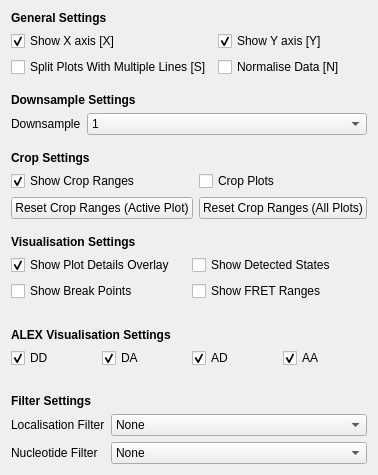
<?xml version="1.0" encoding="UTF-8"?>
<ui version="4.0">
 <class>Form</class>
 <widget class="QWidget" name="Form">
  <property name="geometry">
   <rect>
    <x>0</x>
    <y>0</y>
    <width>339</width>
    <height>475</height>
   </rect>
  </property>
  <property name="sizePolicy">
   <sizepolicy hsizetype="MinimumExpanding" vsizetype="MinimumExpanding">
    <horstretch>0</horstretch>
    <verstretch>0</verstretch>
   </sizepolicy>
  </property>
  <property name="windowTitle">
   <string>Form</string>
  </property>
  <layout class="QVBoxLayout" name="verticalLayout">
   <item>
    <widget class="QLabel" name="label">
     <property name="font">
      <font>
       <weight>75</weight>
       <bold>true</bold>
      </font>
     </property>
     <property name="text">
      <string>General Settings</string>
     </property>
    </widget>
   </item>
   <item>
    <layout class="QGridLayout" name="gridLayout_16">
     <item row="1" column="1">
      <widget class="QCheckBox" name="plot_normalise">
       <property name="text">
        <string>Normalise Data [N]</string>
       </property>
      </widget>
     </item>
     <item row="1" column="0">
      <widget class="QCheckBox" name="plot_split_lines">
       <property name="text">
        <string>Split Plots With Multiple Lines [S]</string>
       </property>
      </widget>
     </item>
     <item row="0" column="0">
      <widget class="QCheckBox" name="plot_showx">
       <property name="text">
        <string>Show X axis [X]</string>
       </property>
       <property name="checked">
        <bool>true</bool>
       </property>
      </widget>
     </item>
     <item row="0" column="1">
      <widget class="QCheckBox" name="plot_showy">
       <property name="text">
        <string>Show Y axis [Y]</string>
       </property>
       <property name="checked">
        <bool>true</bool>
       </property>
      </widget>
     </item>
    </layout>
   </item>
   <item>
    <spacer name="verticalSpacer">
     <property name="orientation">
      <enum>Qt::Vertical</enum>
     </property>
     <property name="sizeType">
      <enum>QSizePolicy::Minimum</enum>
     </property>
     <property name="sizeHint" stdset="0">
      <size>
       <width>20</width>
       <height>10</height>
      </size>
     </property>
    </spacer>
   </item>
   <item>
    <widget class="QLabel" name="label_6">
     <property name="font">
      <font>
       <weight>75</weight>
       <bold>true</bold>
      </font>
     </property>
     <property name="text">
      <string>Downsample Settings</string>
     </property>
    </widget>
   </item>
   <item>
    <layout class="QFormLayout" name="formLayout_2">
     <item row="0" column="0">
      <widget class="QLabel" name="label_7">
       <property name="text">
        <string>Downsample</string>
       </property>
      </widget>
     </item>
     <item row="0" column="1">
      <widget class="QComboBox" name="plot_downsample">
       <item>
        <property name="text">
         <string>1</string>
        </property>
       </item>
       <item>
        <property name="text">
         <string>2</string>
        </property>
       </item>
       <item>
        <property name="text">
         <string>3</string>
        </property>
       </item>
       <item>
        <property name="text">
         <string>4</string>
        </property>
       </item>
       <item>
        <property name="text">
         <string>5</string>
        </property>
       </item>
       <item>
        <property name="text">
         <string>10</string>
        </property>
       </item>
      </widget>
     </item>
    </layout>
   </item>
   <item>
    <spacer name="verticalSpacer_5">
     <property name="orientation">
      <enum>Qt::Vertical</enum>
     </property>
     <property name="sizeType">
      <enum>QSizePolicy::Minimum</enum>
     </property>
     <property name="sizeHint" stdset="0">
      <size>
       <width>20</width>
       <height>10</height>
      </size>
     </property>
    </spacer>
   </item>
   <item>
    <widget class="QLabel" name="label_4">
     <property name="font">
      <font>
       <weight>75</weight>
       <bold>true</bold>
      </font>
     </property>
     <property name="text">
      <string>Crop Settings</string>
     </property>
    </widget>
   </item>
   <item>
    <layout class="QGridLayout" name="gridLayout">
     <item row="1" column="0">
      <widget class="QPushButton" name="crop_reset_active">
       <property name="text">
        <string>Reset Crop Ranges (Active Plot)</string>
       </property>
      </widget>
     </item>
     <item row="1" column="1">
      <widget class="QPushButton" name="crop_reset_all">
       <property name="text">
        <string>Reset Crop Ranges (All Plots)</string>
       </property>
      </widget>
     </item>
     <item row="0" column="0">
      <widget class="QCheckBox" name="show_crop_range">
       <property name="text">
        <string>Show Crop Ranges</string>
       </property>
       <property name="checked">
        <bool>true</bool>
       </property>
      </widget>
     </item>
     <item row="0" column="1">
      <widget class="QCheckBox" name="crop_plots">
       <property name="text">
        <string>Crop Plots</string>
       </property>
      </widget>
     </item>
    </layout>
   </item>
   <item>
    <spacer name="verticalSpacer_3">
     <property name="orientation">
      <enum>Qt::Vertical</enum>
     </property>
     <property name="sizeType">
      <enum>QSizePolicy::Minimum</enum>
     </property>
     <property name="sizeHint" stdset="0">
      <size>
       <width>20</width>
       <height>10</height>
      </size>
     </property>
    </spacer>
   </item>
   <item>
    <widget class="QLabel" name="label_2">
     <property name="font">
      <font>
       <weight>75</weight>
       <bold>true</bold>
      </font>
     </property>
     <property name="text">
      <string>Visualisation Settings</string>
     </property>
    </widget>
   </item>
   <item>
    <layout class="QGridLayout" name="gridLayout_25">
     <item row="0" column="0">
      <widget class="QCheckBox" name="show_plot_details">
       <property name="text">
        <string>Show Plot Details Overlay</string>
       </property>
       <property name="checked">
        <bool>true</bool>
       </property>
      </widget>
     </item>
     <item row="0" column="1">
      <widget class="QCheckBox" name="show_detected_states">
       <property name="text">
        <string>Show Detected States</string>
       </property>
       <property name="checked">
        <bool>false</bool>
       </property>
      </widget>
     </item>
     <item row="1" column="0">
      <widget class="QCheckBox" name="show_breakpoints">
       <property name="text">
        <string>Show Break Points</string>
       </property>
       <property name="checked">
        <bool>false</bool>
       </property>
      </widget>
     </item>
     <item row="1" column="1">
      <widget class="QCheckBox" name="show_correction_factor_ranges">
       <property name="text">
        <string>Show FRET Ranges</string>
       </property>
       <property name="checked">
        <bool>false</bool>
       </property>
      </widget>
     </item>
    </layout>
   </item>
   <item>
    <spacer name="verticalSpacer_2">
     <property name="orientation">
      <enum>Qt::Vertical</enum>
     </property>
     <property name="sizeType">
      <enum>QSizePolicy::MinimumExpanding</enum>
     </property>
     <property name="sizeHint" stdset="0">
      <size>
       <width>20</width>
       <height>10</height>
      </size>
     </property>
    </spacer>
   </item>
   <item>
    <widget class="QLabel" name="label_5">
     <property name="font">
      <font>
       <weight>75</weight>
       <bold>true</bold>
      </font>
     </property>
     <property name="text">
      <string>ALEX Visualisation Settings</string>
     </property>
    </widget>
   </item>
   <item>
    <layout class="QGridLayout" name="gridLayout_23">
     <item row="0" column="0">
      <widget class="QCheckBox" name="alex_show_DD">
       <property name="text">
        <string>DD</string>
       </property>
       <property name="checked">
        <bool>true</bool>
       </property>
      </widget>
     </item>
     <item row="0" column="2">
      <widget class="QCheckBox" name="alex_show_AD">
       <property name="text">
        <string>AD</string>
       </property>
       <property name="checked">
        <bool>true</bool>
       </property>
      </widget>
     </item>
     <item row="0" column="4">
      <widget class="QCheckBox" name="alex_show_AA">
       <property name="text">
        <string>AA</string>
       </property>
       <property name="checked">
        <bool>true</bool>
       </property>
      </widget>
     </item>
     <item row="0" column="1">
      <widget class="QCheckBox" name="alex_show_DA">
       <property name="text">
        <string>DA</string>
       </property>
       <property name="checked">
        <bool>true</bool>
       </property>
      </widget>
     </item>
    </layout>
   </item>
   <item>
    <spacer name="verticalSpacer_4">
     <property name="orientation">
      <enum>Qt::Vertical</enum>
     </property>
     <property name="sizeType">
      <enum>QSizePolicy::MinimumExpanding</enum>
     </property>
     <property name="sizeHint" stdset="0">
      <size>
       <width>20</width>
       <height>10</height>
      </size>
     </property>
    </spacer>
   </item>
   <item>
    <widget class="QLabel" name="label_3">
     <property name="font">
      <font>
       <weight>75</weight>
       <bold>true</bold>
      </font>
     </property>
     <property name="text">
      <string>Filter Settings</string>
     </property>
    </widget>
   </item>
   <item>
    <layout class="QFormLayout" name="formLayout">
     <item row="0" column="0">
      <widget class="QLabel" name="label_17">
       <property name="text">
        <string>Localisation Filter</string>
       </property>
      </widget>
     </item>
     <item row="0" column="1">
      <widget class="QComboBox" name="plot_user_filter">
       <item>
        <property name="text">
         <string>None</string>
        </property>
       </item>
       <item>
        <property name="text">
         <string>0</string>
        </property>
       </item>
       <item>
        <property name="text">
         <string>1</string>
        </property>
       </item>
       <item>
        <property name="text">
         <string>2</string>
        </property>
       </item>
       <item>
        <property name="text">
         <string>3</string>
        </property>
       </item>
       <item>
        <property name="text">
         <string>4</string>
        </property>
       </item>
       <item>
        <property name="text">
         <string>5</string>
        </property>
       </item>
       <item>
        <property name="text">
         <string>6</string>
        </property>
       </item>
       <item>
        <property name="text">
         <string>7</string>
        </property>
       </item>
       <item>
        <property name="text">
         <string>8</string>
        </property>
       </item>
       <item>
        <property name="text">
         <string>9</string>
        </property>
       </item>
      </widget>
     </item>
     <item row="1" column="0">
      <widget class="QLabel" name="label_26">
       <property name="text">
        <string>Nucleotide Filter</string>
       </property>
      </widget>
     </item>
     <item row="1" column="1">
      <widget class="QComboBox" name="plot_nucleotide_filter">
       <item>
        <property name="text">
         <string>None</string>
        </property>
       </item>
       <item>
        <property name="text">
         <string>A</string>
        </property>
       </item>
       <item>
        <property name="text">
         <string>T</string>
        </property>
       </item>
       <item>
        <property name="text">
         <string>C</string>
        </property>
       </item>
       <item>
        <property name="text">
         <string>G</string>
        </property>
       </item>
      </widget>
     </item>
    </layout>
   </item>
  </layout>
 </widget>
 <resources/>
 <connections/>
</ui>
